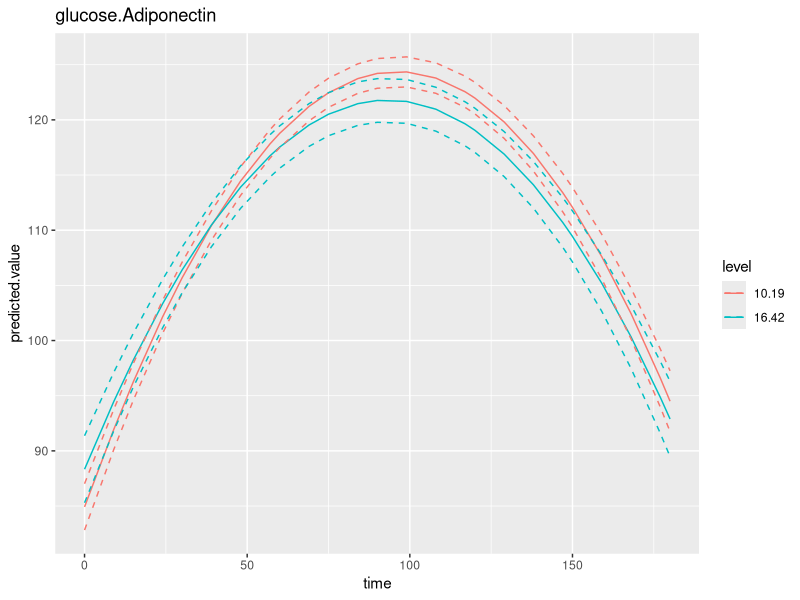
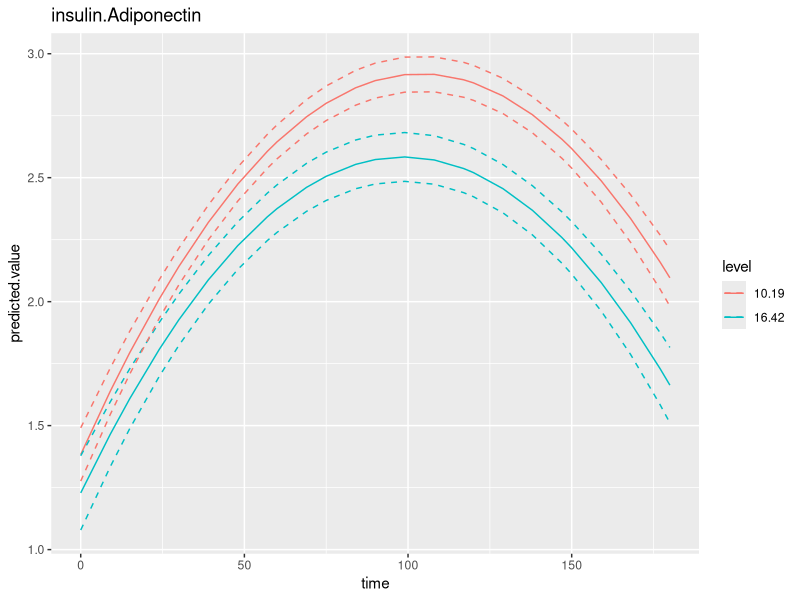
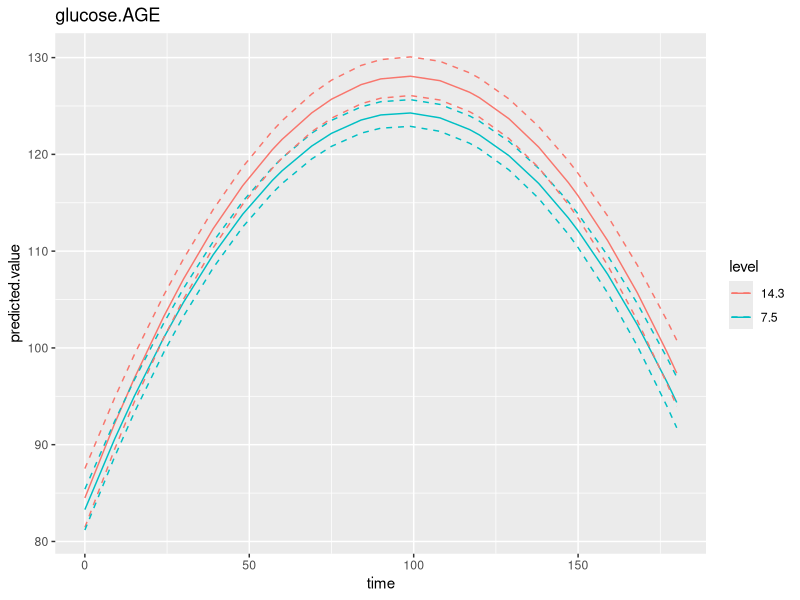
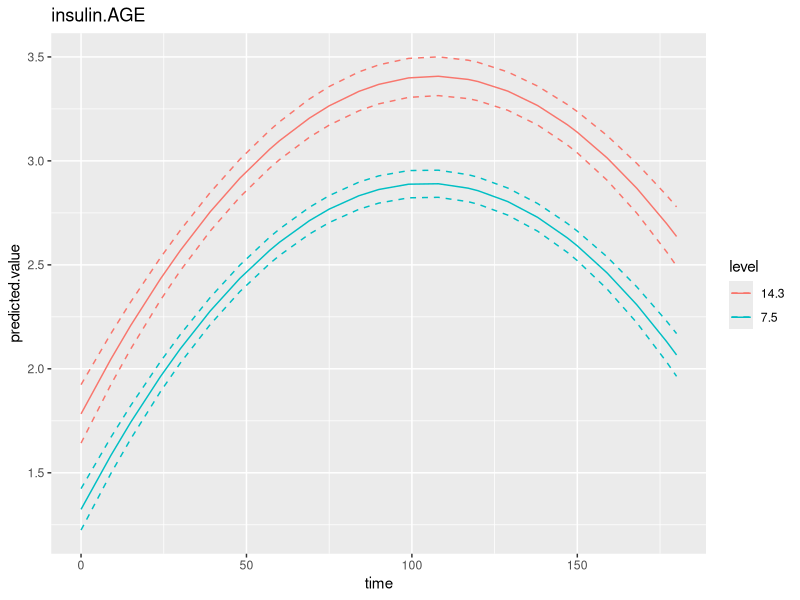
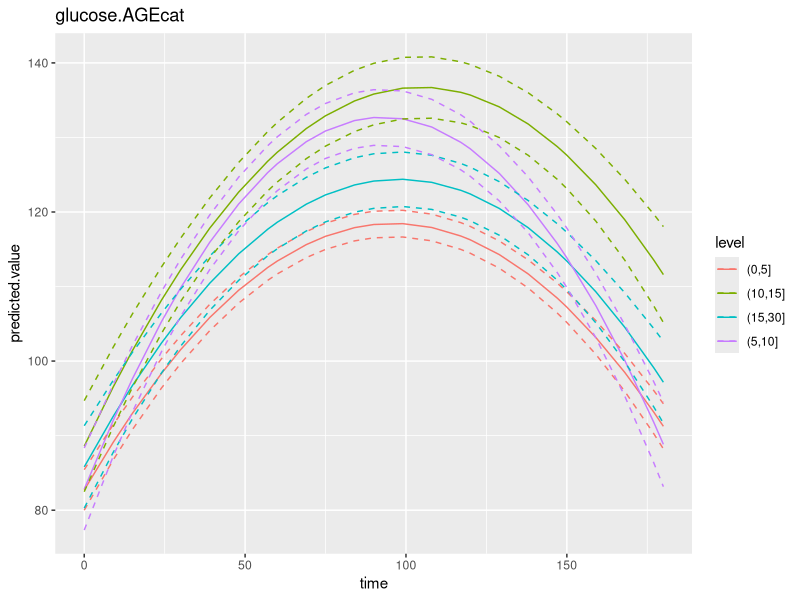
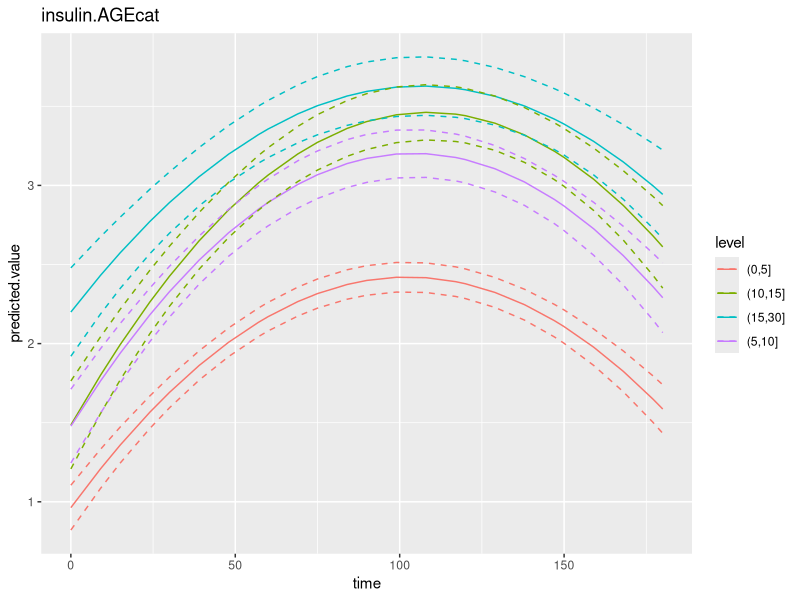
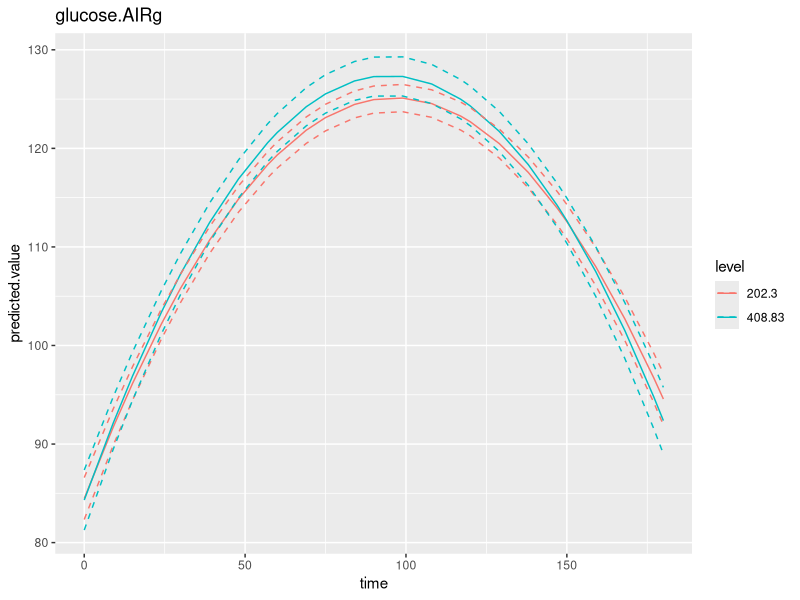
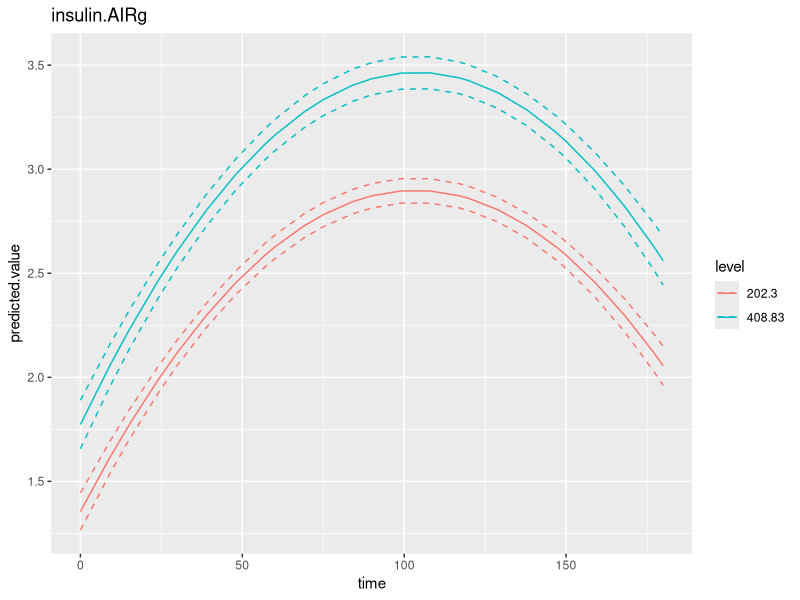

Source code (R) for these figures, in order:
## ---- chunk 1
knitr::opts_chunk$set(echo = FALSE)
library(knitr)
library(dplyr)
library(ggplot2)
## ---- chunk 2
w <- read.csv("results-wald.csv", as.is=TRUE)
w %>% kable(digits=c(0,0,2,0,4))
## ---- chunk 3
d <- read.csv("results-fit.csv", as.is=TRUE)
ds <- split(d, d[,c("response", "var")])

for(i in seq_along(ds)) {
  foo <- as.numeric(as.character(ds[[i]]$level))
  if(!any(is.na(foo))) ds[[i]]$level <- paste(round(foo,2))
}

for(i in seq_along(ds)) {
  p <- ggplot(ds[[i]]) + aes(time, predicted.value, group=level, color=level) + 
    geom_line() +
    geom_line(aes(y=predicted.value+standard.error), lty=2) +
    geom_line(aes(y=predicted.value-standard.error), lty=2) +
    ggtitle(names(ds)[i])
  plot(p)
}
